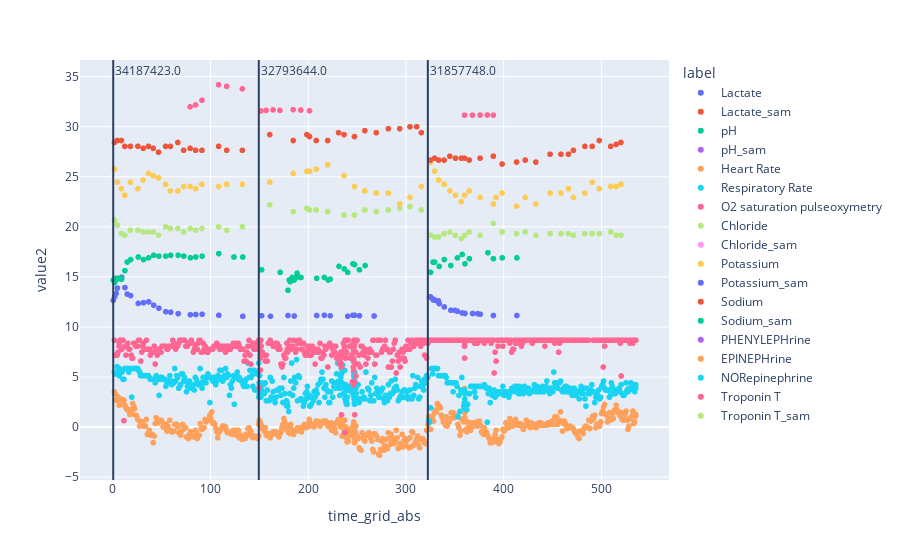

Notebook source saved alongside this figure:
### Markdown cell above
## events+samples

### Code cell
# q= (df_con.type=='vital') & (df_con.change.isin(['NH','1NL', 'FH','1FL']))
# df_ess_vital = df_con[q]

# q= (df_con.type=='lab') & (df_con.change.isin(['NH','1NL', 'FH','1FL']))
# df_ess_lab = df_con[q]

# q= (df_con.type=='med')
# df_ess_med = df_con[q]

# q= (df_con.type=='lab')
# df_sam_lab = df_con[q]

splits = df.sort_values(by=['tid','time_grid']).groupby('tid')['time_grid_abs'].first().reset_index()


all_labels = [
*df_con[df_con['type']=='vital']['label'].unique().tolist(),
*df_con[df_con['type']=='lab']['label'].unique().tolist(),
*df_con[df_con['type']=='med']['label'].unique().tolist(),
]


for i, item in enumerate(all_labels):
    q= (df_con.label==item)
    df_con.loc[q, 'value2'] = df_con[q].groupby('itemid')['value'].transform(lambda x: (x - x.mean()) / x.std()) + i*4




fig = px.scatter(df_con, x= 'time_grid_abs', y='value2', color='label')
for index, row in splits.iterrows():

    _ = fig.add_vline(x=row['time_grid_abs'], annotation_text = row['tid'])
fig.show()

### Figure 1 — Plotly figure (JSON) as saved in the notebook; plotly's stock layout.template omitted (floating-point values rounded to 4 significant figures; data arrays with more than 128 entries replaced by an {"elided": "..."} marker saying what was removed)
{"data": [{"hovertemplate": "label=Lactate<br>time_grid_abs=%{x}<br>value2=%{y}<extra></extra>", "legendgroup": "Lactate", "marker": {"color": "#636efa", "symbol": "circle"}, "mode": "markers", "name": "Lactate", "showlegend": true, "type": "scattergl", "x": [0.3575, 1.741, 3.408, 4.657, 6.824, 8.991, 12.36, 14.69, 18.21, 25.99, 31.39, 36.64, 41.77, 47.17, 54.16, 59.22, 66.86, 79.32, 84.87, 91.34, 108.4, 133.0, 152.3, 161.4, 179.3, 185.6, 208.6, 216.4, 222.5, 240.3, 245.7, 247.4, 252.4, 267.4, 324.2, 325.2, 327.7, 327.9, 329.4, 333.2, 333.3, 334.0, 334.1, 339.2, 345.9, 350.2, 352.6, 357.5, 360.4, 368.2, 373.5, 376.1, 389.5, 413.5], "xaxis": "x", "y": [12.65, 13.01, 13.36, 13.89, 14.87, 14.97, 13.94, 13.28, 13.13, 12.35, 12.43, 12.5, 12.18, 11.87, 11.52, 11.47, 11.32, 11.22, 11.25, 11.27, 11.17, 11.07, 11.12, 11.07, 11.15, 11.1, 11.15, 11.17, 11.12, 11.07, 11.17, 11.17, 11.12, 11.1, 12.98, 13.01, 12.78, 12.7, 12.68, 12.6, 12.48, 12.35, 12.33, 12.0, 11.67, 11.65, 11.57, 11.4, 11.35, 11.35, 11.32, 11.27, 11.15, 11.15], "yaxis": "y"}, {"hovertemplate": "label=Lactate_sam<br>time_grid_abs=%{x}<br>value2=%{y}<extra></extra>", "legendgroup": "Lactate_sam", "marker": {"color": "#EF553B", "symbol": "circle"}, "mode": "markers", "name": "Lactate_sam", "showlegend": true, "type": "scattergl", "x": [0.3575, 1.741, 3.408, 4.657, 6.824, 8.991, 12.36, 14.69, 18.21, 25.99, 31.39, 36.64, 41.77, 47.17, 54.16, 59.22, 66.86, 79.32, 84.87, 91.34, 108.4, 133.0, 152.3, 161.4, 179.3, 185.6, 208.6, 216.4, 222.5, 240.3, 245.7, 247.4, 252.4, 267.4, 324.2, 325.2, 327.7, 327.9, 329.4, 333.2, 333.3, 334.0, 334.1, 339.2, 345.9, 350.2, 352.6, 357.5, 360.4, 368.2, 373.5, 376.1, 389.5, 413.5], "xaxis": "x", "y": [null, null, null, null, null, null, null, null, null, null, null, null, null, null, null, null, null, null, null, null, null, null, null, null, null, null, null, null, null, null, null, null, null, null, null, null, null, null, null, null, null, null, null, null, null, null, null, null, null, null, null, null, null, null], "yaxis": "y"}, {"hovertemplate": "label=pH<br>time_grid_abs=%{x}<br>value2=%{y}<extra></extra>", "legendgroup": "pH", "marker": {"color": "#00cc96", "symbol": "circle"}, "mode": "markers", "name": "pH", "showlegend": true, "type": "scattergl", "x": [0.3575, 1.741, 3.408, 4.657, 6.824, 8.991, 12.36, 14.69, 18.21, 25.99, 31.39, 36.64, 41.77, 47.17, 54.16, 59.22, 66.86, 72.61, 79.32, 84.87, 91.34, 108.4, 124.0, 133.0, 152.3, 171.2, 179.3, 180.5, 181.6, 183.7, 185.2, 185.6, 187.8, 188.5, 192.6, 208.6, 216.4, 220.3, 222.5, 231.5, 236.9, 240.3, 245.7, 247.4, 252.4, 258.2, 325.2, 327.7, 329.4, 334.0, 339.2, 345.9, 352.6, 357.5, 360.4, 365.0, 383.9, 389.5, 398.6, 413.5], "xaxis": "x", "y": [14.69, 14.43, 14.86, 14.77, 14.86, 14.77, 15.63, 16.48, 16.73, 16.99, 16.73, 16.9, 17.16, 17.07, 17.07, 17.16, 17.16, 17.07, 16.9, 16.99, 17.07, 17.33, 16.99, 16.99, 15.71, 15.46, 13.67, 14.69, 14.52, 14.94, 14.69, 14.69, 14.94, 15.37, 14.94, 14.86, 14.94, 14.69, 14.77, 16.05, 15.8, 15.46, 16.31, 16.22, 15.71, 16.14, 15.46, 16.48, 16.48, 16.05, 16.73, 16.14, 16.9, 17.24, 16.31, 16.82, 17.41, 16.82, 16.9, 16.9], "yaxis": "y"}, {"hovertemplate": "label=pH_sam<br>time_grid_abs=%{x}<br>value2=%{y}<extra></extra>", "legendgroup": "pH_sam", "marker": {"color": "#ab63fa", "symbol": "circle"}, "mode": "markers", "name": "pH_sam", "showlegend": true, "type": "scattergl", "x": [0.3575, 1.741, 3.408, 4.657, 6.824, 8.991, 12.36, 14.69, 18.21, 25.99, 31.39, 36.64, 41.77, 47.17, 54.16, 59.22, 66.86, 72.61, 79.32, 84.87, 91.34, 108.4, 124.0, 133.0, 152.3, 171.2, 179.3, 180.5, 181.6, 183.7, 185.2, 185.6, 187.8, 188.5, 192.6, 208.6, 216.4, 220.3, 222.5, 231.5, 236.9, 240.3, 245.7, 247.4, 252.4, 258.2, 325.2, 327.7, 329.4, 334.0, 339.2, 345.9, 352.6, 357.5, 360.4, 365.0, 383.9, 389.5, 398.6, 413.5], "xaxis": "x", "y": [null, null, null, null, null, null, null, null, null, null, null, null, null, null, null, null, null, null, null, null, null, null, null, null, null, null, null, null, null, null, null, null, null, null, null, null, null, null, null, null, null, null, null, null, null, null, null, null, null, null, null, null, null, null, null, null, null, null, null, null], "yaxis": "y"}, {"hovertemplate": "label=Heart Rate<br>time_grid_abs=%{x}<br>value2=%{y}<extra></extra>", "legendgroup": "Heart Rate", "marker": {"color": "#FFA15A", "symbol": "circle"}, "mode": "markers", "name": "Heart Rate", "showlegend": true, "type": "scattergl", "x": {"elided": "606 float values"}, "xaxis": "x", "y": {"elided": "606 float values"}, "yaxis": "y"}, {"hovertemplate": "label=Respiratory Rate<br>time_grid_abs=%{x}<br>value2=%{y}<extra></extra>", "legendgroup": "Respiratory Rate", "marker": {"color": "#19d3f3", "symbol": "circle"}, "mode": "markers", "name": "Respiratory Rate", "showlegend": true, "type": "scattergl", "x": {"elided": "608 float values"}, "xaxis": "x", "y": {"elided": "608 float values"}, "yaxis": "y"}, {"hovertemplate": "label=O2 saturation pulseoxymetry<br>time_grid_abs=%{x}<br>value2=%{y}<extra></extra>", "legendgroup": "O2 saturation pulseoxymetry", "marker": {"color": "#FF6692", "symbol": "circle"}, "mode": "markers", "name": "O2 saturation pulseoxymetry", "showlegend": true, "type": "scattergl", "x": {"elided": "607 float values"}, "xaxis": "x", "y": {"elided": "607 float values"}, "yaxis": "y"}, {"hovertemplate": "label=Chloride<br>time_grid_abs=%{x}<br>value2=%{y}<extra></extra>", "legendgroup": "Chloride", "marker": {"color": "#B6E880", "symbol": "circle"}, "mode": "markers", "name": "Chloride", "showlegend": true, "type": "scattergl", "x": [1.641, 4.591, 8.724, 12.14, 17.96, 25.64, 31.16, 36.41, 41.34, 46.77, 54.01, 58.91, 66.51, 72.44, 79.06, 84.66, 91.17, 108.2, 116.5, 132.5, 160.6, 184.6, 198.6, 201.3, 208.2, 219.9, 236.6, 247.3, 257.9, 269.6, 281.9, 293.6, 304.1, 315.7, 325.0, 329.3, 333.5, 339.0, 344.9, 350.7, 356.6, 360.0, 364.7, 375.8, 389.4, 398.4, 413.2, 422.1, 433.0, 447.5, 458.6, 466.3, 471.4, 483.1, 490.5, 497.8, 509.5, 515.1, 520.0], "xaxis": "x", "y": [20.67, 20.17, 19.32, 19.15, 19.66, 19.66, 19.49, 19.49, 19.49, 19.15, 20.0, 19.83, 19.83, 19.49, 19.83, 19.66, 19.83, 20.0, 19.66, 20.0, 22.19, 21.52, 21.86, 21.69, 21.69, 21.52, 21.18, 21.18, 21.69, 21.52, 21.69, 21.86, 22.02, 21.69, 19.15, 18.98, 18.98, 19.32, 19.49, 19.15, 18.81, 19.15, 19.49, 19.15, 20.33, 19.49, 19.32, 19.49, 19.15, 19.32, 19.32, 19.32, 19.15, 19.32, 19.32, 19.32, 19.49, 19.15, 19.15], "yaxis": "y"}, {"hovertemplate": "label=Chloride_sam<br>time_grid_abs=%{x}<br>value2=%{y}<extra></extra>", "legendgroup": "Chloride_sam", "marker": {"color": "#FF97FF", "symbol": "circle"}, "mode": "markers", "name": "Chloride_sam", "showlegend": true, "type": "scattergl", "x": [1.641, 4.591, 8.724, 12.14, 17.96, 25.64, 31.16, 36.41, 41.34, 46.77, 54.01, 58.91, 66.51, 72.44, 79.06, 84.66, 91.17, 108.2, 116.5, 132.5, 160.6, 184.6, 198.6, 201.3, 208.2, 219.9, 236.6, 247.3, 257.9, 269.6, 281.9, 293.6, 304.1, 315.7, 325.0, 329.3, 333.5, 339.0, 344.9, 350.7, 356.6, 360.0, 364.7, 375.8, 389.4, 398.4, 413.2, 422.1, 433.0, 447.5, 458.6, 466.3, 471.4, 483.1, 490.5, 497.8, 509.5, 515.1, 520.0], "xaxis": "x", "y": [null, null, null, null, null, null, null, null, null, null, null, null, null, null, null, null, null, null, null, null, null, null, null, null, null, null, null, null, null, null, null, null, null, null, null, null, null, null, null, null, null, null, null, null, null, null, null, null, null, null, null, null, null, null, null, null, null, null, null], "yaxis": "y"}, {"hovertemplate": "label=Potassium<br>time_grid_abs=%{x}<br>value2=%{y}<extra></extra>", "legendgroup": "Potassium", "marker": {"color": "#FECB52", "symbol": "circle"}, "mode": "markers", "name": "Potassium", "showlegend": true, "type": "scattergl", "x": [1.641, 4.591, 8.724, 12.14, 17.96, 25.64, 31.16, 36.41, 41.34, 46.77, 54.01, 58.91, 66.51, 72.44, 79.06, 84.66, 91.17, 108.2, 116.5, 132.5, 160.6, 184.6, 198.6, 201.3, 208.2, 219.9, 236.6, 247.3, 257.9, 269.6, 281.9, 293.6, 304.1, 315.7, 325.0, 329.3, 333.5, 339.0, 344.9, 350.7, 356.6, 360.0, 364.7, 375.8, 389.4, 392.2, 398.4, 413.2, 422.1, 433.0, 447.5, 458.6, 466.3, 471.4, 483.1, 490.5, 497.8, 509.5, 515.1, 520.0], "xaxis": "x", "y": [25.76, 24.46, 23.8, 23.15, 24.46, 23.8, 24.67, 25.33, 25.11, 24.89, 24.24, 23.59, 23.59, 24.02, 24.02, 23.8, 24.24, 24.02, 24.24, 24.24, 24.46, 25.33, 25.54, 25.54, 25.76, 26.2, 25.11, 24.02, 23.59, 23.37, 23.37, 22.28, 22.93, 24.02, 26.41, 25.54, 24.67, 24.24, 23.59, 23.15, 22.5, 23.15, 23.59, 22.93, 22.28, 22.93, 23.37, 22.06, 22.93, 22.28, 23.37, 23.37, 23.8, 22.93, 23.37, 24.46, 23.8, 24.02, 24.02, 24.24], "yaxis": "y"}, {"hovertemplate": "label=Potassium_sam<br>time_grid_abs=%{x}<br>value2=%{y}<extra></extra>", "legendgroup": "Potassium_sam", "marker": {"color": "#636efa", "symbol": "circle"}, "mode": "markers", "name": "Potassium_sam", "showlegend": true, "type": "scattergl", "x": [1.641, 4.591, 8.724, 12.14, 17.96, 25.64, 31.16, 36.41, 41.34, 46.77, 54.01, 58.91, 66.51, 72.44, 79.06, 84.66, 91.17, 108.2, 116.5, 132.5, 160.6, 184.6, 198.6, 201.3, 208.2, 219.9, 236.6, 247.3, 257.9, 269.6, 281.9, 293.6, 304.1, 315.7, 325.0, 329.3, 333.5, 339.0, 344.9, 350.7, 356.6, 360.0, 364.7, 375.8, 389.4, 392.2, 398.4, 413.2, 422.1, 433.0, 447.5, 458.6, 466.3, 471.4, 483.1, 490.5, 497.8, 509.5, 515.1, 520.0], "xaxis": "x", "y": [null, null, null, null, null, null, null, null, null, null, null, null, null, null, null, null, null, null, null, null, null, null, null, null, null, null, null, null, null, null, null, null, null, null, null, null, null, null, null, null, null, null, null, null, null, null, null, null, null, null, null, null, null, null, null, null, null, null, null, null], "yaxis": "y"}, {"hovertemplate": "label=Sodium<br>time_grid_abs=%{x}<br>value2=%{y}<extra></extra>", "legendgroup": "Sodium", "marker": {"color": "#EF553B", "symbol": "circle"}, "mode": "markers", "name": "Sodium", "showlegend": true, "type": "scattergl", "x": [1.641, 4.591, 8.724, 12.14, 17.96, 25.64, 31.16, 36.41, 41.34, 46.77, 54.01, 58.91, 66.51, 72.44, 79.06, 84.66, 91.17, 108.2, 116.5, 132.5, 160.6, 184.6, 198.6, 201.3, 208.2, 219.9, 231.0, 236.6, 247.3, 257.9, 269.6, 281.9, 293.6, 304.1, 311.1, 315.7, 325.0, 329.3, 333.5, 339.0, 344.9, 350.7, 356.6, 360.0, 364.7, 375.8, 389.4, 398.4, 413.2, 422.1, 433.0, 447.5, 458.6, 466.3, 471.4, 483.1, 490.5, 497.8, 509.5, 515.1, 520.0], "xaxis": "x", "y": [28.42, 28.62, 28.62, 28.03, 28.03, 28.03, 27.84, 28.03, 27.84, 27.44, 28.03, 28.03, 28.42, 27.64, 27.84, 27.64, 27.64, 28.03, 27.64, 27.64, 29.21, 28.62, 29.21, 29.01, 28.62, 28.62, 29.4, 29.21, 29.01, 29.6, 29.4, 29.79, 29.79, 29.99, 29.99, 29.4, 26.66, 26.86, 26.66, 26.66, 27.05, 26.86, 26.86, 26.86, 26.66, 26.86, 27.05, 26.27, 26.47, 26.66, 26.47, 27.25, 27.25, 27.25, 27.64, 28.03, 28.03, 28.62, 28.03, 28.23, 28.42], "yaxis": "y"}, {"hovertemplate": "label=Sodium_sam<br>time_grid_abs=%{x}<br>value2=%{y}<extra></extra>", "legendgroup": "Sodium_sam", "marker": {"color": "#00cc96", "symbol": "circle"}, "mode": "markers", "name": "Sodium_sam", "showlegend": true, "type": "scattergl", "x": [1.641, 4.591, 8.724, 12.14, 17.96, 25.64, 31.16, 36.41, 41.34, 46.77, 54.01, 58.91, 66.51, 72.44, 79.06, 84.66, 91.17, 108.2, 116.5, 132.5, 160.6, 184.6, 198.6, 201.3, 208.2, 219.9, 231.0, 236.6, 247.3, 257.9, 269.6, 281.9, 293.6, 304.1, 311.1, 315.7, 325.0, 329.3, 333.5, 339.0, 344.9, 350.7, 356.6, 360.0, 364.7, 375.8, 389.4, 398.4, 413.2, 422.1, 433.0, 447.5, 458.6, 466.3, 471.4, 483.1, 490.5, 497.8, 509.5, 515.1, 520.0], "xaxis": "x", "y": [null, null, null, null, null, null, null, null, null, null, null, null, null, null, null, null, null, null, null, null, null, null, null, null, null, null, null, null, null, null, null, null, null, null, null, null, null, null, null, null, null, null, null, null, null, null, null, null, null, null, null, null, null, null, null, null, null, null, null, null, null], "yaxis": "y"}, {"hovertemplate": "label=PHENYLEPHrine<br>time_grid_abs=%{x}<br>value2=%{y}<extra></extra>", "legendgroup": "PHENYLEPHrine", "marker": {"color": "#ab63fa", "symbol": "circle"}, "mode": "markers", "name": "PHENYLEPHrine", "showlegend": true, "type": "scattergl", "x": [2.741, 11.54, 16.86, 25.84, 29.12, 33.02, 41.81, 42.34, 50.34], "xaxis": "x", "y": [null, null, null, null, null, null, null, null, null], "yaxis": "y"}, {"hovertemplate": "label=EPINEPHrine<br>time_grid_abs=%{x}<br>value2=%{y}<extra></extra>", "legendgroup": "EPINEPHrine", "marker": {"color": "#FFA15A", "symbol": "circle"}, "mode": "markers", "name": "EPINEPHrine", "showlegend": true, "type": "scattergl", "x": [2.941, 11.54, 19.34, 27.34], "xaxis": "x", "y": [null, null, null, null], "yaxis": "y"}, {"hovertemplate": "label=NORepinephrine<br>time_grid_abs=%{x}<br>value2=%{y}<extra></extra>", "legendgroup": "NORepinephrine", "marker": {"color": "#19d3f3", "symbol": "circle"}, "mode": "markers", "name": "NORepinephrine", "showlegend": true, "type": "scattergl", "x": [2.941, 11.54, 16.86, 25.84, 33.02, 41.81, 50.34, 56.61, 61.34, 65.11, 73.87, 78.34, 167.6, 176.0, 184.7, 193.0, 199.8, 322.0, 324.1, 333.0, 341.7, 348.6, 362.4, 362.6, 369.5, 378.0, 387.8, 394.2, 395.2], "xaxis": "x", "y": [null, null, null, null, null, null, null, null, null, null, null, null, null, null, null, null, null, null, null, null, null, null, null, null, null, null, null, null, null], "yaxis": "y"}, {"hovertemplate": "label=Troponin T<br>time_grid_abs=%{x}<br>value2=%{y}<extra></extra>", "legendgroup": "Troponin T", "marker": {"color": "#FF6692", "symbol": "circle"}, "mode": "markers", "name": "Troponin T", "showlegend": true, "type": "scattergl", "x": [79.06, 84.66, 91.17, 108.2, 116.5, 132.5, 151.5, 156.9, 164.0, 171.0, 184.6, 192.3, 201.3, 360.0, 368.0, 375.8, 383.2, 389.4], "xaxis": "x", "y": [31.98, 32.18, 32.63, 34.19, 34.03, 33.78, 31.57, 31.62, 31.67, 31.63, 31.7, 31.66, 31.59, 31.15, 31.15, 31.16, 31.16, 31.15], "yaxis": "y"}, {"hovertemplate": "label=Troponin T_sam<br>time_grid_abs=%{x}<br>value2=%{y}<extra></extra>", "legendgroup": "Troponin T_sam", "marker": {"color": "#B6E880", "symbol": "circle"}, "mode": "markers", "name": "Troponin T_sam", "showlegend": true, "type": "scattergl", "x": [79.06, 84.66, 91.17, 108.2, 116.5, 132.5, 151.5, 156.9, 164.0, 171.0, 184.6, 192.3, 201.3, 360.0, 368.0, 375.8, 383.2, 389.4], "xaxis": "x", "y": [null, null, null, null, null, null, null, null, null, null, null, null, null, null, null, null, null, null], "yaxis": "y"}], "layout": {"annotations": [{"showarrow": false, "text": "31857748.0", "x": 322.4, "xanchor": "left", "xref": "x", "y": 1, "yanchor": "top", "yref": "y domain"}, {"showarrow": false, "text": "32793644.0", "x": 149.4, "xanchor": "left", "xref": "x", "y": 1, "yanchor": "top", "yref": "y domain"}, {"showarrow": false, "text": "34187423.0", "x": 0.3575, "xanchor": "left", "xref": "x", "y": 1, "yanchor": "top", "yref": "y domain"}], "legend": {"title": {"text": "label"}, "tracegroupgap": 0}, "margin": {"t": 60}, "shapes": [{"type": "line", "x0": 322.4, "x1": 322.4, "xref": "x", "y0": 0, "y1": 1, "yref": "y domain"}, {"type": "line", "x0": 149.4, "x1": 149.4, "xref": "x", "y0": 0, "y1": 1, "yref": "y domain"}, {"type": "line", "x0": 0.3575, "x1": 0.3575, "xref": "x", "y0": 0, "y1": 1, "yref": "y domain"}], "xaxis": {"anchor": "y", "domain": [0, 1], "title": {"text": "time_grid_abs"}}, "yaxis": {"anchor": "x", "domain": [0, 1], "title": {"text": "value2"}}}}
